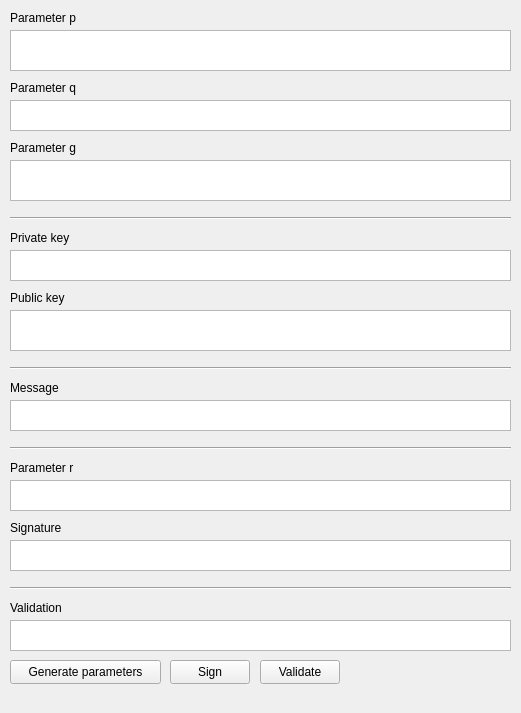
<?xml version="1.0" encoding="UTF-8"?>
<ui version="4.0">
 <class>MainWindow</class>
 <widget class="QMainWindow" name="MainWindow">
  <property name="geometry">
   <rect>
    <x>0</x>
    <y>0</y>
    <width>521</width>
    <height>713</height>
   </rect>
  </property>
  <property name="windowTitle">
   <string>DSA Signature</string>
  </property>
  <widget class="QWidget" name="centralwidget">
   <widget class="QTextEdit" name="textEdit">
    <property name="geometry">
     <rect>
      <x>10</x>
      <y>30</y>
      <width>501</width>
      <height>41</height>
     </rect>
    </property>
   </widget>
   <widget class="QPushButton" name="pushButton">
    <property name="geometry">
     <rect>
      <x>10</x>
      <y>660</y>
      <width>151</width>
      <height>24</height>
     </rect>
    </property>
    <property name="text">
     <string>Generate parameters</string>
    </property>
   </widget>
   <widget class="QPushButton" name="pushButton_2">
    <property name="geometry">
     <rect>
      <x>170</x>
      <y>660</y>
      <width>80</width>
      <height>24</height>
     </rect>
    </property>
    <property name="text">
     <string>Sign</string>
    </property>
   </widget>
   <widget class="QPushButton" name="pushButton_3">
    <property name="geometry">
     <rect>
      <x>260</x>
      <y>660</y>
      <width>80</width>
      <height>24</height>
     </rect>
    </property>
    <property name="text">
     <string>Validate</string>
    </property>
   </widget>
   <widget class="QLabel" name="label">
    <property name="geometry">
     <rect>
      <x>10</x>
      <y>10</y>
      <width>81</width>
      <height>16</height>
     </rect>
    </property>
    <property name="text">
     <string>Parameter p</string>
    </property>
   </widget>
   <widget class="QLabel" name="label_2">
    <property name="geometry">
     <rect>
      <x>10</x>
      <y>80</y>
      <width>81</width>
      <height>16</height>
     </rect>
    </property>
    <property name="text">
     <string>Parameter q</string>
    </property>
   </widget>
   <widget class="QTextEdit" name="textEdit_2">
    <property name="geometry">
     <rect>
      <x>10</x>
      <y>100</y>
      <width>501</width>
      <height>31</height>
     </rect>
    </property>
   </widget>
   <widget class="QLabel" name="label_3">
    <property name="geometry">
     <rect>
      <x>10</x>
      <y>140</y>
      <width>81</width>
      <height>16</height>
     </rect>
    </property>
    <property name="text">
     <string>Parameter g</string>
    </property>
   </widget>
   <widget class="QTextEdit" name="textEdit_3">
    <property name="geometry">
     <rect>
      <x>10</x>
      <y>160</y>
      <width>501</width>
      <height>41</height>
     </rect>
    </property>
   </widget>
   <widget class="QTextEdit" name="textEdit_4">
    <property name="geometry">
     <rect>
      <x>10</x>
      <y>250</y>
      <width>501</width>
      <height>31</height>
     </rect>
    </property>
   </widget>
   <widget class="QLabel" name="label_4">
    <property name="geometry">
     <rect>
      <x>10</x>
      <y>230</y>
      <width>81</width>
      <height>16</height>
     </rect>
    </property>
    <property name="text">
     <string>Private key</string>
    </property>
   </widget>
   <widget class="QLabel" name="label_5">
    <property name="geometry">
     <rect>
      <x>10</x>
      <y>290</y>
      <width>81</width>
      <height>16</height>
     </rect>
    </property>
    <property name="text">
     <string>Public key</string>
    </property>
   </widget>
   <widget class="QTextEdit" name="textEdit_5">
    <property name="geometry">
     <rect>
      <x>10</x>
      <y>310</y>
      <width>501</width>
      <height>41</height>
     </rect>
    </property>
   </widget>
   <widget class="QLabel" name="label_6">
    <property name="geometry">
     <rect>
      <x>10</x>
      <y>380</y>
      <width>81</width>
      <height>16</height>
     </rect>
    </property>
    <property name="text">
     <string>Message</string>
    </property>
   </widget>
   <widget class="QTextEdit" name="textEdit_6">
    <property name="geometry">
     <rect>
      <x>10</x>
      <y>400</y>
      <width>501</width>
      <height>31</height>
     </rect>
    </property>
   </widget>
   <widget class="QLabel" name="label_7">
    <property name="geometry">
     <rect>
      <x>10</x>
      <y>460</y>
      <width>81</width>
      <height>16</height>
     </rect>
    </property>
    <property name="text">
     <string>Parameter r</string>
    </property>
   </widget>
   <widget class="QTextEdit" name="textEdit_7">
    <property name="geometry">
     <rect>
      <x>10</x>
      <y>480</y>
      <width>501</width>
      <height>31</height>
     </rect>
    </property>
   </widget>
   <widget class="QLabel" name="label_9">
    <property name="geometry">
     <rect>
      <x>10</x>
      <y>600</y>
      <width>81</width>
      <height>16</height>
     </rect>
    </property>
    <property name="text">
     <string>Validation</string>
    </property>
   </widget>
   <widget class="QTextEdit" name="textEdit_8">
    <property name="geometry">
     <rect>
      <x>10</x>
      <y>540</y>
      <width>501</width>
      <height>31</height>
     </rect>
    </property>
   </widget>
   <widget class="Line" name="line">
    <property name="geometry">
     <rect>
      <x>10</x>
      <y>210</y>
      <width>501</width>
      <height>16</height>
     </rect>
    </property>
    <property name="orientation">
     <enum>Qt::Horizontal</enum>
    </property>
   </widget>
   <widget class="Line" name="line_2">
    <property name="geometry">
     <rect>
      <x>10</x>
      <y>360</y>
      <width>501</width>
      <height>16</height>
     </rect>
    </property>
    <property name="orientation">
     <enum>Qt::Horizontal</enum>
    </property>
   </widget>
   <widget class="Line" name="line_3">
    <property name="geometry">
     <rect>
      <x>10</x>
      <y>440</y>
      <width>501</width>
      <height>16</height>
     </rect>
    </property>
    <property name="orientation">
     <enum>Qt::Horizontal</enum>
    </property>
   </widget>
   <widget class="Line" name="line_4">
    <property name="geometry">
     <rect>
      <x>10</x>
      <y>580</y>
      <width>501</width>
      <height>16</height>
     </rect>
    </property>
    <property name="orientation">
     <enum>Qt::Horizontal</enum>
    </property>
   </widget>
   <widget class="QLabel" name="label_8">
    <property name="geometry">
     <rect>
      <x>10</x>
      <y>520</y>
      <width>81</width>
      <height>16</height>
     </rect>
    </property>
    <property name="text">
     <string>Signature</string>
    </property>
   </widget>
   <widget class="QTextEdit" name="textEdit_9">
    <property name="geometry">
     <rect>
      <x>10</x>
      <y>620</y>
      <width>501</width>
      <height>31</height>
     </rect>
    </property>
   </widget>
   <widget class="QLabel" name="label_10">
    <property name="geometry">
     <rect>
      <x>360</x>
      <y>660</y>
      <width>151</width>
      <height>21</height>
     </rect>
    </property>
    <property name="text">
     <string/>
    </property>
   </widget>
  </widget>
  <widget class="QMenuBar" name="menubar">
   <property name="geometry">
    <rect>
     <x>0</x>
     <y>0</y>
     <width>521</width>
     <height>21</height>
    </rect>
   </property>
  </widget>
 </widget>
 <resources/>
 <connections/>
</ui>
